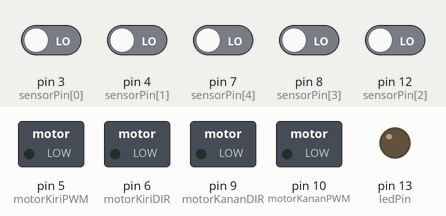
This sketch was run on a simulated Arduino Uno, built with avr-gcc and run on an emulated ATmega328P. Parts: switched loads named in the sketch (green lamp = pin HIGH), output pins drawn as LEDs (lit = HIGH). Inputs (shaded band) come from the test bench; at power-on: pin 3 (sensorPin[0]), pin 4 (sensorPin[1]), pin 7 (sensorPin[4]), pin 8 (sensorPin[3]), pin 12 (sensorPin[2]) LOW.

Above: at 1.2 s.
1.3 s: pin 3 (sensorPin[0]) driven HIGH
At 1.9 s:
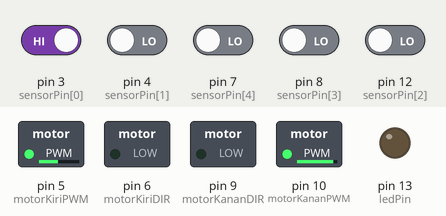
2.8 s: pin 7 (sensorPin[4]) driven HIGH
At 4.0 s:
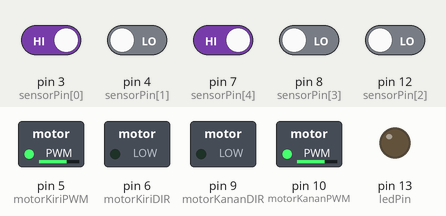
4.3 s: pin 3 (sensorPin[0]) driven LOW
At 5.4 s:
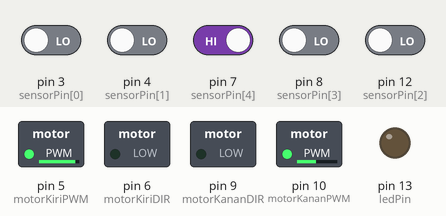
5.8 s: pin 12 (sensorPin[2]) driven HIGH
At 6.5 s:
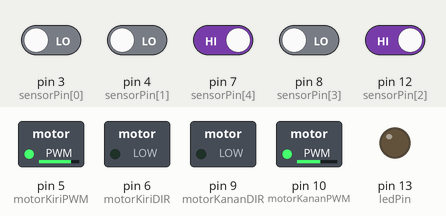
7.3 s: pin 4 (sensorPin[1]) driven HIGH
At 7.6 s:
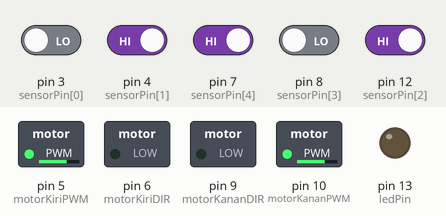
8.8 s: pin 7 (sensorPin[4]) driven LOW
At 10.0 s:
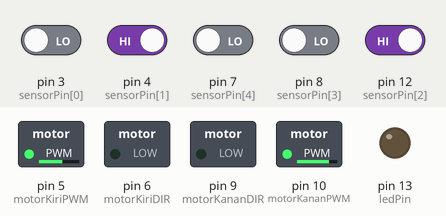
Timing chart, 0 to 11.3 s (numbered marks = the images above; inputs shaded):
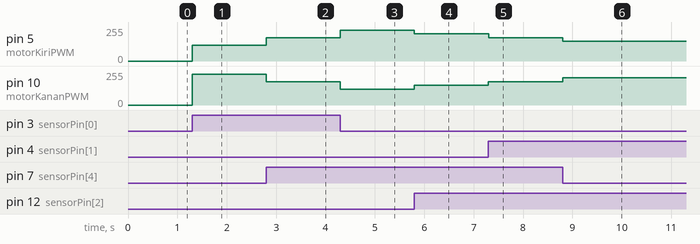

The sketch:

LineFollow.ino
```cpp
// Pin sensor garis
const int sensorPin[5] = { 3, 4, 12, 8, 7 };

// Pin motor
const int motorKiriPWM = 5;
const int motorKananPWM = 10;
const int motorKiriDIR = 6;
const int motorKananDIR = 9;

// Pin push button
const int buttonPin = 2;

// Pin LED indikator
const int ledPin = 13;

// Variabel kontrol
bool isRunning = false;
bool lastButtonState = LOW;
unsigned long lastDebounceTime = 0;
unsigned long debounceDelay = 50;

// Variabel LED blink
unsigned long lastLedBlinkTime = 0;
bool ledState = LOW;
const unsigned long ledBlinkInterval = 500;  // Interval kedipan LED dalam milidetik

// Variabel PID
float Kp = 0.7;
float Ki = 0.0;
float Kd = 0.01;
float previousError = 0;
float integral = 0;
int baseSpeed = 175;
int maxSpeed = 255;
int turnSpeed = 225;

void setup() {
  // Inisialisasi sensor garis sebagai input
  for (int i = 0; i < 5; i++) {
    pinMode(sensorPin[i], INPUT);
  }

  // Inisialisasi pin motor, button, LED, dan fire sensor
  pinMode(motorKiriPWM, OUTPUT);
  pinMode(motorKananPWM, OUTPUT);
  pinMode(motorKiriDIR, OUTPUT);
  pinMode(motorKananDIR, OUTPUT);
  pinMode(buttonPin, INPUT_PULLUP);

  // Inisialisasi pin LED
  pinMode(ledPin, OUTPUT);
  digitalWrite(ledPin, LOW);  // Mematikan LED di awal
}

void loop() {

  /*
  // Membaca status push button dengan debounce berbasis millis()
  bool buttonState = digitalRead(buttonPin);
  if (buttonState != lastButtonState) {
    lastDebounceTime = millis();
  }

  if ((millis() - lastDebounceTime) > debounceDelay) {
    if (buttonState == LOW && lastButtonState == HIGH) {
      isRunning = !isRunning;  // Toggle status isRunning
    }
  }
  lastButtonState = buttonState;
  */

  lineFollowing();
  /*
  analogWrite(motorKiriPWM, 0);
  analogWrite(motorKiriDIR, turnSpeed);  // Maju
  analogWrite(motorKananPWM, 0);
  analogWrite(motorKananDIR, turnSpeed);  // Mundur
  */
}
// Tambahkan variabel fuzzy
float fuzzyCorrection = 0;

// Fungsi untuk menghitung nilai fuzzy correction
float calculateFuzzyCorrection(int position) {
  float correction = 0;

  // Tingkatkan koreksi untuk posisi jauh dari tengah
  if (position <= -2) {
    correction = 4.0;  // Koreksi lebih besar saat sangat jauh ke kiri
  } else if (position < 0 && position > -2) {
    correction = 4.0;  // Koreksi sedang saat agak jauh ke kiri
  } else if (position == 0) {
    correction = 1.0;  // Koreksi nol saat di tengah
  } else if (position > 0 && position < 2) {
    correction = 4.0;  // Koreksi sedang saat agak jauh ke kanan
  } else if (position >= 2) {
    correction = 4.0;  // Koreksi besar saat sangat jauh ke kanan
  }

  return correction;
}

// Tambahkan variabel untuk menyimpan sensor terakhir yang mendeteksi garis
int lastDetectedPosition = 0;

void lineFollowing() {
  int sensorValue[5];
  sensorValue[0] = digitalRead(sensorPin[0]);
  sensorValue[1] = digitalRead(sensorPin[1]);
  sensorValue[2] = digitalRead(sensorPin[2]);
  sensorValue[3] = digitalRead(sensorPin[3]);
  sensorValue[4] = digitalRead(sensorPin[4]);

  bool allSensorsDetectedLine = true;
  for (int i = 0; i < 5; i++) {
    if (sensorValue[i] == 0) {
      allSensorsDetectedLine = false;
      break;
    }
  }

  if (allSensorsDetectedLine) {
    berhenti();
  } else {
    int position = 0;
    int sensorWeight[5] = { -2, -2, 0, 2, 2 };
    int activeSensors = 0;
    bool lineDetected = false;

    for (int i = 0; i < 5; i++) {
      if (sensorValue[i] == 1) {
        position += sensorWeight[i];
        activeSensors++;
        lineDetected = true;
      }
    }

    // Periksa jika garis terdeteksi, simpan posisi sensor terakhir
    if (lineDetected) {
      if (activeSensors > 0) {
        position /= activeSensors;
      } else {
        position = 0;
      }
      lastDetectedPosition = position;
    } else {
      // Jika garis hilang, gunakan posisi terakhir untuk mencari garis
      if (lastDetectedPosition < 0) {
        // Gerakkan motor ke kiri jika garis terakhir terdeteksi di kiri
        digitalWrite(motorKiriPWM, LOW);
        analogWrite(motorKiriDIR, turnSpeed);  // Mundur
        analogWrite(motorKananPWM, turnSpeed);
        digitalWrite(motorKananDIR, LOW);  // Maju
      } else if (lastDetectedPosition > 0) {
        // Gerakkan motor ke kanan jika garis terakhir terdeteksi di kanan
        analogWrite(motorKiriPWM, turnSpeed);
        digitalWrite(motorKiriDIR, LOW);  // Maju
        digitalWrite(motorKananPWM, LOW);
        analogWrite(motorKananDIR, turnSpeed);  // Mundur
      }
      return;
    }


    // PID kontrol dan fuzzy correction jika garis masih terdeteksi
    float error = position * 10;
    integral += error;
    float derivative = error - previousError;
    float correction = (Kp * error) + (Ki * integral) + (Kd * derivative);
    previousError = error;

    fuzzyCorrection = calculateFuzzyCorrection(position);
    correction *= fuzzyCorrection;

    int speedLeft = baseSpeed + correction;
    int speedRight = baseSpeed - correction;

    speedLeft = constrain(speedLeft, 0, maxSpeed);
    speedRight = constrain(speedRight, 0, maxSpeed);

    analogWrite(motorKiriPWM, speedLeft);
    digitalWrite(motorKiriDIR, LOW);
    analogWrite(motorKananPWM, speedRight);
    digitalWrite(motorKananDIR, LOW);
  }
}


void berhenti() {
  // Hentikan motor dan aktifkan LED blink
  analogWrite(motorKiriPWM, 0);
  analogWrite(motorKananPWM, 0);
  ledBlink();
}

void ledBlink() {
  // Fungsi non-blocking untuk kedipan LED
  if (millis() - lastLedBlinkTime >= ledBlinkInterval) {
    lastLedBlinkTime = millis();
    ledState = !ledState;
    digitalWrite(ledPin, ledState);
  }
}
```

Measured:
- after the input at 1.3 s, pin 5 (motorKiriPWM): 0/255 → 119/255 at once; pin 10 (motorKananPWM): 0/255 → 231/255 at once
- after the input at 2.8 s, pin 5 (motorKiriPWM): 119/255 → 175/255 at once; pin 10 (motorKananPWM): 231/255 → 175/255 at once
- after the input at 4.3 s, pin 5 (motorKiriPWM): 175/255 → 231/255 at once; pin 10 (motorKananPWM): 175/255 → 119/255 at once
- after the input at 5.8 s, pin 5 (motorKiriPWM): 231/255 → 203/255 at once; pin 10 (motorKananPWM): 119/255 → 147/255 at once
- after the input at 7.3 s, pin 5 (motorKiriPWM): 203/255 → 175/255 at once; pin 10 (motorKananPWM): 147/255 → 175/255 at once
- after the input at 8.8 s, pin 5 (motorKiriPWM): 175/255 → 147/255 at once; pin 10 (motorKananPWM): 175/255 → 203/255 at once
